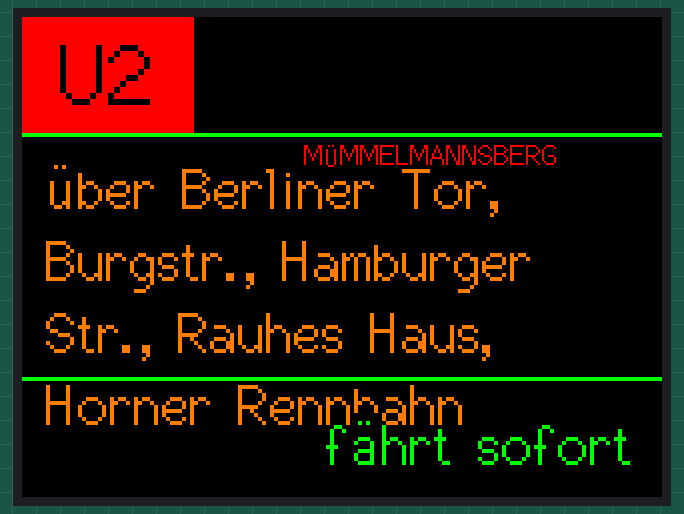
Simulated run of this sketch. Board: ESP32. Parts: 320×240 colour display.

Above: at 0.4 s.

The sketch:

RaspiVersion.ino
```cpp
/*
  Hamburg Subway Departure Board
  Raspberry Pi Pico 2 + Waveshare Pico-ResTouch-LCD-3.5 style SPI TFT

  Display initialization is intentionally copied from the known-good
  TFT_eSPI Graph_2.ino example. Do not add sketch-local TFT pin defines here;
  the working hardware setup comes from the TFT_eSPI User_Setup.h used by
  Graph_2.ino.
*/

#include <TFT_eSPI.h> // Hardware-specific library
#include <SPI.h>

TFT_eSPI tft = TFT_eSPI();                   // Invoke custom library with default width and height

int currentScreen = 0;
#define LTBLUE    0xB6DF
#define LTTEAL    0xBF5F
#define LTGREEN   0xBFF7
#define LTCYAN    0xC7FF
#define LTRED     0xFD34
#define LTMAGENTA 0xFD5F
#define LTYELLOW  0xFFF8
#define LTORANGE  0xFE73
#define LTPINK    0xFDDF
#define LTPURPLE  0xCCFF
#define LTGREY    0xE71C

#define BLUE      0x001F
#define TEAL      0x0438
#define GREEN     0x07E0
#define CYAN      0x07FF
#define RED       0xF800
#define MAGENTA   0xF81F
#define YELLOW    0xFFE0
#define ORANGE    0xFC00
#define PINK      0xF81F
#define PURPLE    0x8010
#define GREY      0xC618
#define WHITE     0xFFFF
#define BLACK     0x0000

#define DKBLUE    0x000D
#define DKTEAL    0x020C
#define DKGREEN   0x03E0
#define DKCYAN    0x03EF
#define DKRED     0x6000
#define DKMAGENTA 0x8008
#define DKYELLOW  0x8400
#define DKORANGE  0x8200
#define DKPINK    0x9009
#define DKPURPLE  0x4010
#define DKGREY    0x4A49

#define BOARD_BG      0x0000
#define HEADER_BG     0xF800
#define AMBER_TEXT    0xFBE0
#define GREEN_LINE    0x07E0
#define U1_COLOR      0x07E0
#define U2_COLOR      0xF800
#define U3_COLOR      0x000F
#define U4_COLOR      0xFB60
#define S_GREEN       0x07E0
#define S5_COLOR      0x8010

struct Departure {
  const char *line;
  const char *destination;
  const char *via;
  const char *timeText;
  uint16_t lineColor;
};

Departure departure = {
  "U2",
  u8"MÜMMELMANNSBERG",
  u8"über Berliner Tor, Burgstr., Hamburger Str., Rauhes Haus, Horner Rennbahn",
  u8"fährt sofort",
  U2_COLOR
};

Departure infoDeparture = {
  "U2",
  "INFORMATION",
  u8"Busse der HOCHBAHN und\nU-Bahnen fahren heute nicht!",
  u8"fährt sofort",
  U2_COLOR
};

struct UmlautGlyph {
  uint16_t codepoint;
  const uint8_t *rows;
};

const uint8_t UMLAUT_GLYPH_WIDTH = 8;
const uint8_t UMLAUT_GLYPH_HEIGHT = 16;
const int8_t UMLAUT_GLYPH_Y_OFFSET = 2;

const uint8_t GLYPH_A_UMLAUT[16] = {0x00, 0x28, 0x00, 0x10, 0x28, 0x44, 0x44, 0x44, 0x7C, 0x44, 0x44, 0x44, 0x44, 0x00, 0x00, 0x00};
const uint8_t GLYPH_O_UMLAUT[16] = {0x00, 0x28, 0x00, 0x38, 0x44, 0x44, 0x44, 0x44, 0x44, 0x44, 0x44, 0x38, 0x00, 0x00, 0x00, 0x00};
const uint8_t GLYPH_U_UMLAUT[16] = {0x00, 0x28, 0x00, 0x44, 0x44, 0x44, 0x44, 0x44, 0x44, 0x44, 0x44, 0x38, 0x00, 0x00, 0x00, 0x00};
const uint8_t GLYPH_AE_UMLAUT[16] = {0x00, 0x28, 0x00, 0x00, 0x00, 0x38, 0x44, 0x04, 0x3C, 0x44, 0x44, 0x3C, 0x00, 0x00, 0x00, 0x00};
const uint8_t GLYPH_OE_UMLAUT[16] = {0x00, 0x28, 0x00, 0x00, 0x00, 0x38, 0x44, 0x44, 0x44, 0x44, 0x44, 0x38, 0x00, 0x00, 0x00, 0x00};
const uint8_t GLYPH_UE_UMLAUT[16] = {0x00, 0x28, 0x00, 0x00, 0x00, 0x44, 0x44, 0x44, 0x44, 0x44, 0x4C, 0x34, 0x00, 0x00, 0x00, 0x00};

const UmlautGlyph UMLAUT_GLYPHS[] = {
  {0x00C4, GLYPH_A_UMLAUT},
  {0x00D6, GLYPH_O_UMLAUT},
  {0x00DC, GLYPH_U_UMLAUT},
  {0x00E4, GLYPH_AE_UMLAUT},
  {0x00F6, GLYPH_OE_UMLAUT},
  {0x00FC, GLYPH_UE_UMLAUT}
};

void drawText(const char *text, int16_t x, int16_t y, uint8_t font, uint16_t color, uint16_t background = BOARD_BG) {
  tft.setTextDatum(TL_DATUM);
  tft.setTextColor(color, background);
  tft.drawString(text, x, y, font);
}

uint16_t readUtf8Codepoint(const char *text, uint16_t &index) {
  uint8_t firstByte = text[index++];

  if (firstByte < 0x80) return firstByte;

  if ((firstByte & 0xE0) == 0xC0) {
    uint8_t secondByte = text[index++];
    return ((firstByte & 0x1F) << 6) | (secondByte & 0x3F);
  }

  return '?';
}

const uint8_t *findUmlautGlyph(uint16_t codepoint) {
  for (uint8_t i = 0; i < (sizeof(UMLAUT_GLYPHS) / sizeof(UMLAUT_GLYPHS[0])); i++) {
    if (UMLAUT_GLYPHS[i].codepoint == codepoint) return UMLAUT_GLYPHS[i].rows;
  }

  return nullptr;
}

int16_t glyphAdvance(uint8_t font, uint8_t textSize) {
  tft.setTextSize(textSize);
  return UMLAUT_GLYPH_WIDTH * textSize;
}

void drawUmlautGlyph(int16_t x, int16_t y, uint8_t font, uint8_t textSize, uint16_t color, const uint8_t *rows) {
  int16_t rowScale = textSize;
  int16_t colScale = textSize;

  for (uint8_t row = 0; row < UMLAUT_GLYPH_HEIGHT; row++) {
    for (uint8_t col = 0; col < UMLAUT_GLYPH_WIDTH; col++) {
      if (rows[row] & (0x80 >> col)) {
        tft.fillRect(x + (col * colScale), y + (row * rowScale), colScale, rowScale, color);
      }
    }
  }
}

void drawUtf8Text(const char *text, int16_t x, int16_t y, uint8_t font, uint8_t textSize, uint16_t color, uint16_t background = BOARD_BG) {
  uint16_t index = 0;
  int16_t cursorX = x;
  int16_t charAdvance = glyphAdvance(font, textSize);

  tft.setTextDatum(TL_DATUM);
  tft.setTextSize(textSize);
  tft.setTextColor(color, background);

  while (text[index] != '\0') {
    uint16_t codepoint = readUtf8Codepoint(text, index);
    const uint8_t *umlautGlyph = findUmlautGlyph(codepoint);

    if (umlautGlyph) {
      tft.fillRect(cursorX, y, charAdvance, tft.fontHeight(font) * textSize, background);
      drawUmlautGlyph(cursorX, y + UMLAUT_GLYPH_Y_OFFSET, font, textSize, color, umlautGlyph);
      cursorX += charAdvance;
    } else if (codepoint < 0x80) {
      char ascii[2] = {(char)codepoint, '\0'};
      tft.drawString(ascii, cursorX, y, font);
      cursorX += tft.textWidth(ascii, font);
    } else {
      tft.drawString("?", cursorX, y, font);
      cursorX += tft.textWidth("?", font);
    }
  }

  tft.setTextSize(1);
}

int16_t utf8TextWidth(const char *text, uint8_t font, uint8_t textSize) {
  uint16_t index = 0;
  int16_t width = 0;
  tft.setTextSize(textSize);
  int16_t charAdvance = glyphAdvance(font, textSize);

  while (text[index] != '\0') {
    uint16_t codepoint = readUtf8Codepoint(text, index);

    if (findUmlautGlyph(codepoint)) {
      width += charAdvance;
    } else if (codepoint < 0x80) {
      char ascii[2] = {(char)codepoint, '\0'};
      width += tft.textWidth(ascii, font);
    } else {
      width += tft.textWidth("?", font);
    }
  }

  return width;
}

void drawUtf8TextRight(const char *text, int16_t rightX, int16_t y, uint8_t font, uint8_t textSize, uint16_t color, uint16_t background = BOARD_BG) {
  drawUtf8Text(text, rightX - utf8TextWidth(text, font, textSize), y, font, textSize, color, background);
}

void copyText(char *destination, const char *source, size_t destinationSize) {
  if (destinationSize == 0) return;

  strncpy(destination, source, destinationSize - 1);
  destination[destinationSize - 1] = '\0';
}

void drawWrappedUtf8Text(const char *text, int16_t x, int16_t y, int16_t maxWidth, uint8_t font, uint8_t textSize, uint16_t color, uint16_t background = BOARD_BG) {
  char line[96] = "";
  char word[28] = "";
  uint8_t wordIndex = 0;
  uint8_t lineHeight = (tft.fontHeight(font) * textSize) + 4;

  for (uint16_t i = 0; ; i++) {
    char current = text[i];
    if (current == '\n') {
      if (wordIndex > 0) {
        word[wordIndex] = '\0';
        char candidate[96];
        snprintf(candidate, sizeof(candidate), "%s%s%s", line, line[0] ? " " : "", word);

        if (line[0] && utf8TextWidth(candidate, font, textSize) > maxWidth) {
          drawUtf8Text(line, x, y, font, textSize, color, background);
          y += lineHeight;
          copyText(line, word, sizeof(line));
        } else {
          copyText(line, candidate, sizeof(line));
        }
      }

      if (line[0]) drawUtf8Text(line, x, y, font, textSize, color, background);
      y += lineHeight;
      line[0] = '\0';
      wordIndex = 0;
      continue;
    }

    bool boundary = (current == ' ' || current == '\0');

    if (!boundary && wordIndex < sizeof(word) - 1) word[wordIndex++] = current;

    if (boundary) {
      word[wordIndex] = '\0';

      if (wordIndex > 0) {
        char candidate[96];
        snprintf(candidate, sizeof(candidate), "%s%s%s", line, line[0] ? " " : "", word);

        if (line[0] && utf8TextWidth(candidate, font, textSize) > maxWidth) {
          drawUtf8Text(line, x, y, font, textSize, color, background);
          y += lineHeight;
          copyText(line, word, sizeof(line));
        } else {
          copyText(line, candidate, sizeof(line));
        }
      }

      wordIndex = 0;
    }

    if (current == '\0') break;
  }

  if (line[0]) drawUtf8Text(line, x, y, font, textSize, color, background);
}

void drawHeader(const Departure &screenDeparture = departure) {
  int16_t screenWidth = tft.width();
  int16_t greenLineY = 58;
  uint8_t headerFont = 2;
  uint8_t lineTextSize = 3;
  int16_t badgeX = 0;
  int16_t badgeY = 0;
  int16_t badgeW = 86;
  int16_t badgeH = greenLineY;
  int16_t badgeRight = badgeX + badgeW;
  int16_t destinationLeft = badgeRight + 14;
  int16_t destinationRight = screenWidth - 10;
  bool isMainDestination = strcmp(screenDeparture.destination, departure.destination) == 0;
  uint8_t destinationTextSize = isMainDestination ? 2 : lineTextSize;

  while (destinationTextSize > 1 && utf8TextWidth(screenDeparture.destination, headerFont, destinationTextSize) > (destinationRight - destinationLeft)) {
    destinationTextSize--;
  }

  int16_t lineTextHeight = tft.fontHeight(headerFont) * lineTextSize;
  int16_t lineTextY = badgeY + ((badgeH - lineTextHeight) / 2);
  int16_t destinationWidth = utf8TextWidth(screenDeparture.destination, headerFont, destinationTextSize);
  int16_t destinationX = destinationLeft + (((destinationRight - destinationLeft) - destinationWidth) / 2);
  int16_t destinationY = isMainDestination
    ? lineTextY + (lineTextHeight - (tft.fontHeight(headerFont) * destinationTextSize))
    : ((destinationTextSize == lineTextSize)
      ? lineTextY
      : badgeY + ((badgeH - (tft.fontHeight(headerFont) * destinationTextSize)) / 2));

  tft.fillRect(0, 0, screenWidth, greenLineY, BOARD_BG);
  tft.fillRect(badgeX, badgeY, badgeW, badgeH, screenDeparture.lineColor);

  tft.setTextSize(lineTextSize);
  tft.setTextDatum(MC_DATUM);
  tft.setTextColor(BLACK, screenDeparture.lineColor);
  tft.drawString(screenDeparture.line, badgeX + (badgeW / 2), badgeY + (badgeH / 2), headerFont);

  tft.setTextSize(destinationTextSize);
  tft.setTextDatum(TL_DATUM);
  tft.setTextColor(screenDeparture.lineColor, BOARD_BG);
  drawUtf8Text(screenDeparture.destination, destinationX, destinationY, headerFont, destinationTextSize, screenDeparture.lineColor, BOARD_BG);
  tft.setTextSize(1);
  tft.setTextDatum(TL_DATUM);

  drawGreenSeparator(greenLineY);
}

void drawLineBadge(const Departure &departure, int16_t x, int16_t y) {
  tft.fillRect(x, y, 58, 36, departure.lineColor);
  tft.drawRect(x, y, 58, 36, 0xFFFF);
  tft.setTextDatum(MC_DATUM);
  tft.setTextColor(0xFFFF, departure.lineColor);
  tft.drawString(departure.line, x + 29, y + 18, 4);
  tft.setTextDatum(TL_DATUM);
}

void drawGreenSeparator(int16_t y) {
  int16_t screenWidth = tft.width();
  tft.drawFastHLine(0, y, screenWidth, GREEN_LINE);
  tft.drawFastHLine(0, y + 1, screenWidth, GREEN_LINE);
}

void drawSingleDeparture(const Departure &departure) {
  int16_t screenWidth = tft.width();
  int16_t screenHeight = tft.height();
  int16_t contentTop = 70;

  drawWrappedUtf8Text(departure.via, 12, contentTop, screenWidth - 24, 2, 2, AMBER_TEXT, BOARD_BG);

  drawGreenSeparator(screenHeight - 60);

  drawUtf8TextRight(departure.timeText, screenWidth - 14, screenHeight - 42, 2, 2, GREEN_LINE, BOARD_BG);
  tft.setTextDatum(TL_DATUM);
}

void drawBoard() {
  tft.fillScreen(BOARD_BG);
  drawHeader();
  drawSingleDeparture(departure);
}

void drawInfoScreen() {
  int16_t screenWidth = tft.width();
  int16_t screenHeight = tft.height();

  tft.fillScreen(BOARD_BG);
  drawHeader(infoDeparture);
  drawWrappedUtf8Text(infoDeparture.via, 18, 74, screenWidth - 36, 2, 2, AMBER_TEXT, BOARD_BG);
  drawGreenSeparator(screenHeight - 60);
  drawUtf8TextRight(infoDeparture.timeText, screenWidth - 14, screenHeight - 42, 2, 2, GREEN_LINE, BOARD_BG);
  tft.setTextDatum(TL_DATUM);
}

void redrawCurrentScreen() {
  if (currentScreen == 1) {
    drawInfoScreen();
  } else {
    drawBoard();
  }
}

void setup() {
  tft.begin();
  tft.invertDisplay(true);
  tft.fillScreen(0x0000);
  tft.setRotation(1);

  redrawCurrentScreen();
}

void loop(void) {
}
```
